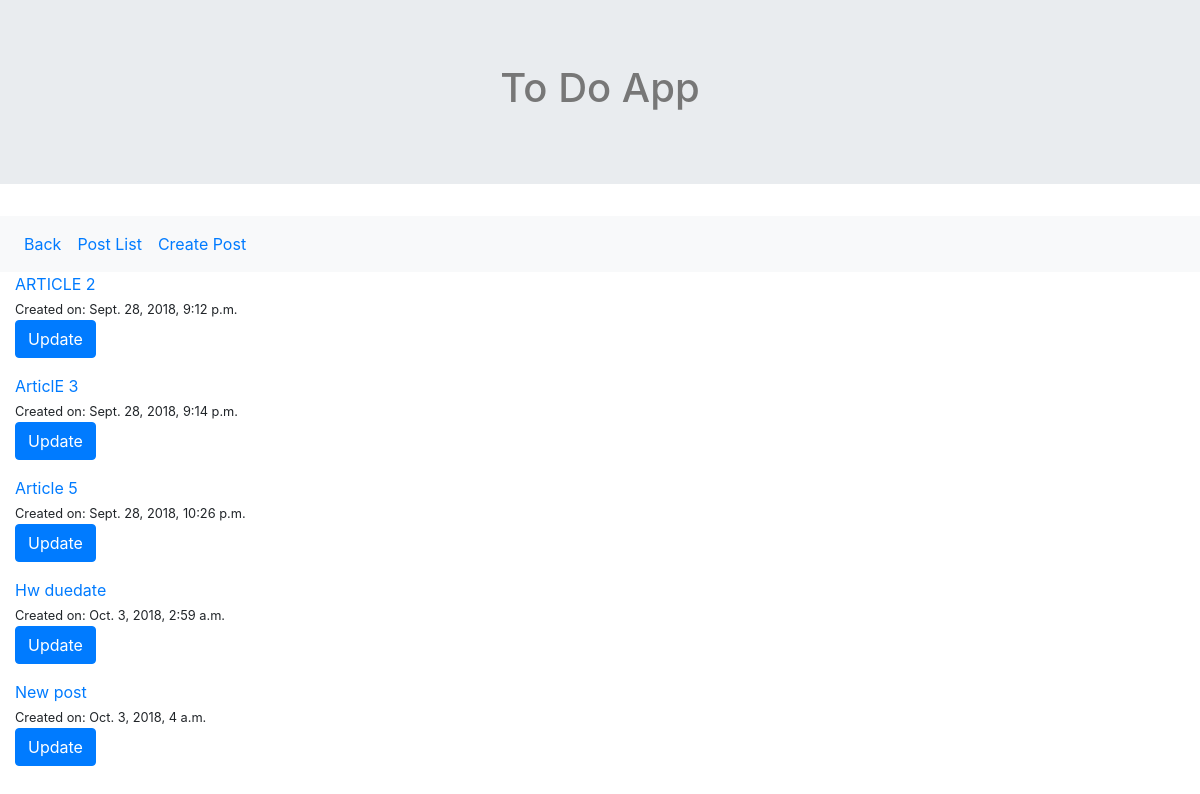
Page /article/ on the earlier database version.
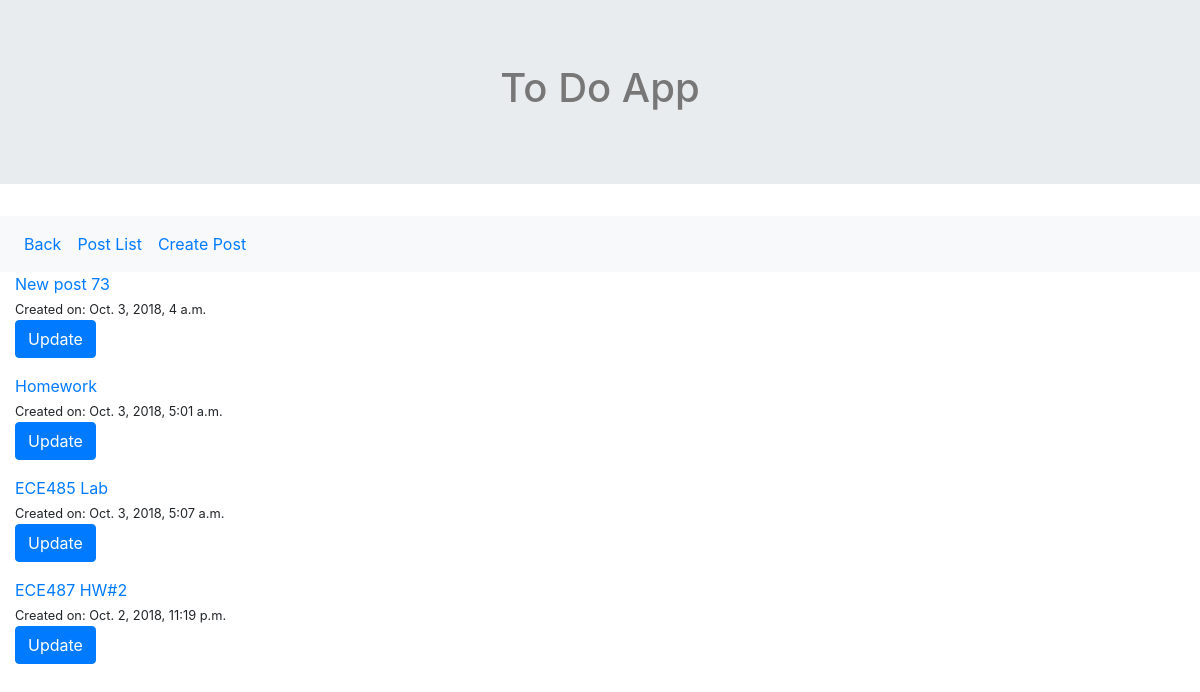
Same page on the later database version.
### Article/models.py (models this page shows, shortened)
class Article(models.Model):
    title       = models.CharField(max_length=120)
    created     = models.DateTimeField(default=timezone.now)
    description = models.TextField(null=False)
    slug = models.SlugField(max_length=50, unique=True)
    def get_absolute_detail_url(self):
        return reverse("article:article-detail", kwargs={"slug": self.slug})

### Article/views.py (the view)
# urls.py: path('', ArticleListView.as_view(), name='article-list'),
class ArticleListView(ListView):
    template_name = 'article/article_list.html'
    queryset = Article.objects.all()

### Article/templates/Article/article_list.html (shortened to what this page needs)
{% extends 'base.html' %}
{% block content %}
<div class="col-6 offset-m3">
    {% for instance in object_list %}
        <a href = '{{ instance.get_absolute_detail_url }}'> {{ instance.title }}</a>
        <br><small>Created on: {{ instance.created }}</small><br/>
            <button type="button" class="btn btn-primary" data-toggle="modal" data-target="#myModal">
              Update
            </button>
    {% endfor %}
</div>
{% endblock content %}

### templates/base.html (shortened to what this page needs)
{% load staticfiles %}
<!DOCTYPE html>
<html lang="en">
<head>
    <link rel="stylesheet" href="https://stackpath.bootstrapcdn.com/bootstrap/4.1.3/css/bootstrap.min.css">
    <link rel="stylesheet" href="{% static '/css/base.css' %}" />
</head>
<body>
    <div class="jumbotron jumbotron-fluid">
        <div class="container">
            <h1> To Do App </h1>
        </div>
    </div>
    {% include 'nav_bar.html' %}
    {% block content %}{% endblock content %}
</body>
</html>

### templates/nav_bar.html
<nav class="navbar navbar-expand-sm bg-light">
  <ul class="navbar-nav">
    <li class="nav-item">
      <a class="nav-link" href="../">Back</a>
    </li>
    <li class="nav-item">
      <a class="nav-link" href="{% url 'article:article-list' %}">Post List</a>
    </li>
    <li class="nav-item">
      <a class="nav-link" href="{% url 'article:article-create' %}">Create Post</a>
    </li>
  </ul>
</nav>

### static/css/base.css (style rules this page uses)
* { margin: 0; padding:0; }
h1 { color: #777777; }
.container { width:100%; height:100%; text-align:center; }

Differences in the rows shown:
removed Article: title "ARTICLE 2", created "Sept. 28, 2018, 9:12 p.m."
removed Article: title "ArticlE 3", created "Sept. 28, 2018, 9:14 p.m."
removed Article: title "Article 5", created "Sept. 28, 2018, 10:26 p.m."
removed Article: title "Hw duedate", created "Oct. 3, 2018, 2:59 a.m."
changed Article: title "New post" → "New post 73"
added Article: title "Homework", created "Oct. 3, 2018, 5:01 a.m."
added Article: title "ECE485 Lab", created "Oct. 3, 2018, 5:07 a.m."
added Article: title "ECE487 HW#2", created "Oct. 2, 2018, 11:19 p.m."
